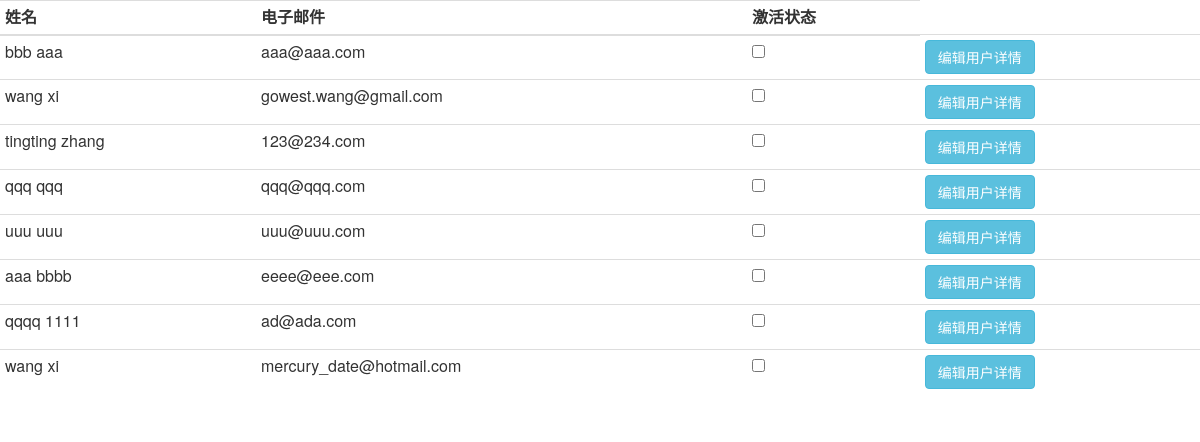
The app's page /manage/user_mgmt.php with its own data.
### tables this page shows
CREATE TABLE IF NOT EXISTS `user_info` (
  `id` int(100) NOT NULL,
  `first_name` varchar(100) NOT NULL,
  `last_name` varchar(100) NOT NULL,
  `email` varchar(100) NOT NULL,
  `user_password` varchar(100) NOT NULL,
  `user_group` varchar(100) NOT NULL,
  `actived` tinyint(1) DEFAULT NULL
);

### manage/user_mgmt.php (the view, shortened to what this page needs)
<?php
include '../db_cn.php';
include 'basic_html.php';
?>
<div class='row'>
<div class='col-lg-12'>
<form method='POST' name = 'user_list' action='user_mgmt.php'>
<?php
function user_mgmt(){
global $db_connect;
	if (!isset($_POST['submit_edit'])){
		$user_list = "SELECT first_name,last_name,email,actived from user_info";
		$user_list = mysqli_query($db_connect,$user_list);
		echo "<table class='table table-condensed'>";
		echo "<tr><thead><th>姓名</th><th>电子邮件</th><th>激活状态</th>";
		foreach ($user_list as $each_user) {
			echo "<tr>";
			echo "<td>".$each_user['last_name']." ".$each_user['first_name']."</td>";
			echo "<td>".$each_user['email']."</td>";
			echo "<td>";
				if ($each_user == '1'){
					echo "<input type='checkbox' name='actived' value='1' checked> ";
				}
				else {
					echo "<input type='checkbox' name='actived' value='1' > ";
				}
			echo "</td>";
			echo "<td>
			<button type='submit' name='submit_edit' f class='btn btn-info' value='$each_user[email]'>编辑用户详情</button>
			</td>";
			echo "</tr>";
		}
		echo "</table>";
	}
}
user_mgmt();
?>
</form>
</div>
</div>

### records on screen
user_info: last_name "bbb", first_name "aaa", email "aaa@aaa.com"
user_info: last_name "wang", first_name "xi", email "gowest.wang@gmail.com"
user_info: last_name "tingting", first_name "zhang", email "123@234.com"
user_info: last_name "qqq", first_name "qqq", email "qqq@qqq.com"
user_info: last_name "uuu", first_name "uuu", email "uuu@uuu.com"
user_info: last_name "aaa", first_name "bbbb", email "eeee@eee.com"
user_info: last_name "qqqq", first_name "1111", email "ad@ada.com"
user_info: last_name "wang", first_name "xi", email "mercury_date@hotmail.com"
